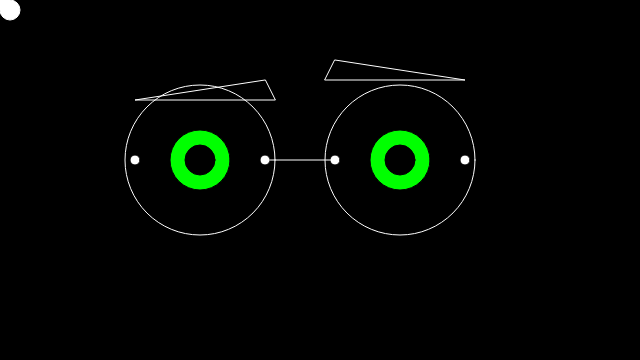
Frame 1 (no input)
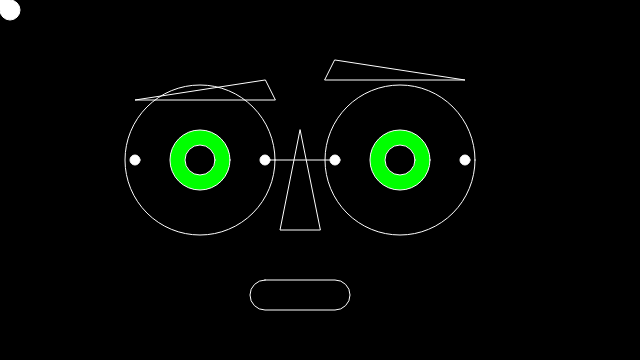
Frame 60 (no input)
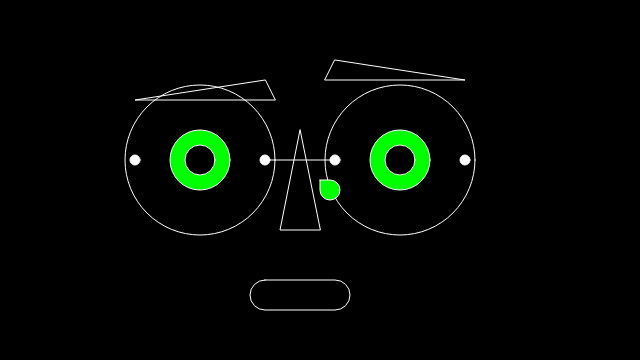
Frame 120 (the mouse pressed at the canvas centre since frame 60)

The p5.js sketch that drew these frames (run headless with seeded random() and noise() and a simulated clock; from frame 60 on, the mouse is pressed at the canvas centre):

// p5.js sketch
// ── sketch.js
function setup() {
	createCanvas(640,360);
}

function draw() {
	background('black');
	
	// The eyeballs
	fill(0, 255, 0);
	circle(200, 160, 60);
	circle(400, 160, 60);
	fill(0);
	circle(200, 160, 30);
	circle(400, 160, 30);
	
	// The mouth
	fill(0)
	rect(250, 280, 100, 30, 20);
	triangle(300, 130, 280, 230, 320, 230);
	
	// Part of the frame on my actual glasses
	fill(255);
	circle(265, 160, 10);
	circle(335, 160, 10);
	circle(135, 160, 10);
	circle(465, 160, 10);
	
	// My glasses
	noFill();
	stroke(255, 255, 255);
	circle(200, 160, 150);
	circle(400, 160, 150);
	line(265, 160, 335, 160);

	// My eyebrows
	triangle(265, 80, 135, 100, 275, 100);
	triangle(335, 60, 465, 80, 325, 80);

	// The mouse pointer, with a color change based on the click of the mouse
	if (mouseIsPressed) {
		fill(0, 255, 0);
	square(mouseX, mouseY, 20, 0, 20, 20, 20);
	} else {
		fill(255);
	square(mouseX, mouseY, 20, 0, 20, 20, 20);
	}
	

}
